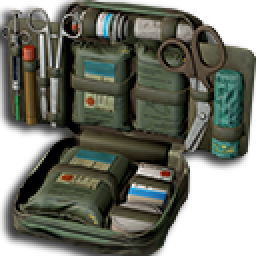
#> input picture Backend/data/imagens/loot/kit.png, 128 x 128 px (shown 2 times larger)
$ python create_kit_icon.py
#> lines starting #> are read from the running program, lines starting #| are printed output that depends on the picture
#!/usr/bin/env python3
"""
Script para criar ICO multi-size a partir de kit.png
"""
import sys
from pathlib import Path
from PIL import Image


def main():
    root_dir = Path(__file__).parent.parent
    kit_png = root_dir / "data" / "imagens" / "loot" / "kit.png"
    ico_output = root_dir / "data" / "imagens" / "LogoSSM" / "Kit_SSM_Multi.ico"

    # Criar diretório se não existir
    ico_output.parent.mkdir(parents=True, exist_ok=True)

    if not kit_png.exists():
        print(f"[ERRO] Arquivo não encontrado: {kit_png}")
        return 1

    try:
        img = Image.open(kit_png)
#> img is the input picture: PIL image 128x128 RGBA; mean R, G, B, A 57.6, 60.4, 48.4, 191.4
        print(f"[INFO] Imagem carregada: {img.size[0]}x{img.size[1]}")
#| [INFO] Imagem carregada: 128x128

        # Tamanhos para o ICO
        sizes = [(256, 256), (128, 128), (64, 64), (48, 48), (32, 32), (16, 16)]

        # Redimensionar para cada tamanho
        images = []
        for size in sizes:
            resized = img.resize(size, Image.Resampling.LANCZOS)
            images.append(resized)
#> this loop made 6 passes
#> pass 1, in main, `resized = img.resize(size, Image.Resampling.LANCZOS)`:
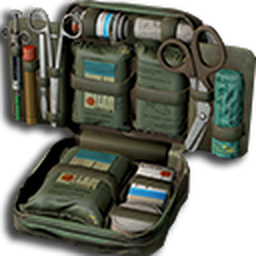
#> resized: PIL image 256x256 RGBA; mean R, G, B, A 52.7, 55.3, 44.9, 191.3; transparent parts drawn white
#> pass 3, in main, `resized = img.resize(size, Image.Resampling.LANCZOS)`:
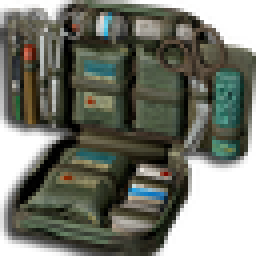
#> resized: PIL image 64x64 RGBA (shown 4 times larger); mean R, G, B, A 53.8, 56.3, 45.7, 191.3; transparent parts drawn white
#> after the loop, images = 6 items

        # Salvar como ICO com múltiplos tamanhos
        size_tuples = [(img.width, img.height) for img in images]
#> size_tuples = [(256, 256), (128, 128), (64, 64), (48, 48), (32, 32), (16, 16)]
        images[0].save(
            ico_output,
            format="ICO",
            sizes=size_tuples,
        )

        print(f"[OK] ICO criado com sucesso: {ico_output}")
        print(f"     Tamanhos incluídos: {', '.join([f'{w}x{h}' for w, h in sizes])}")
        print(f"     Tamanho do arquivo: {ico_output.stat().st_size / 1024:.2f} KB")

        return 0
    except Exception as e:
        print(f"[ERRO] Erro ao criar ICO: {e}")
        import traceback

        traceback.print_exc()
        return 1


if __name__ == "__main__":
#> (the run stopped early here; a loop or call above may not have finished)
